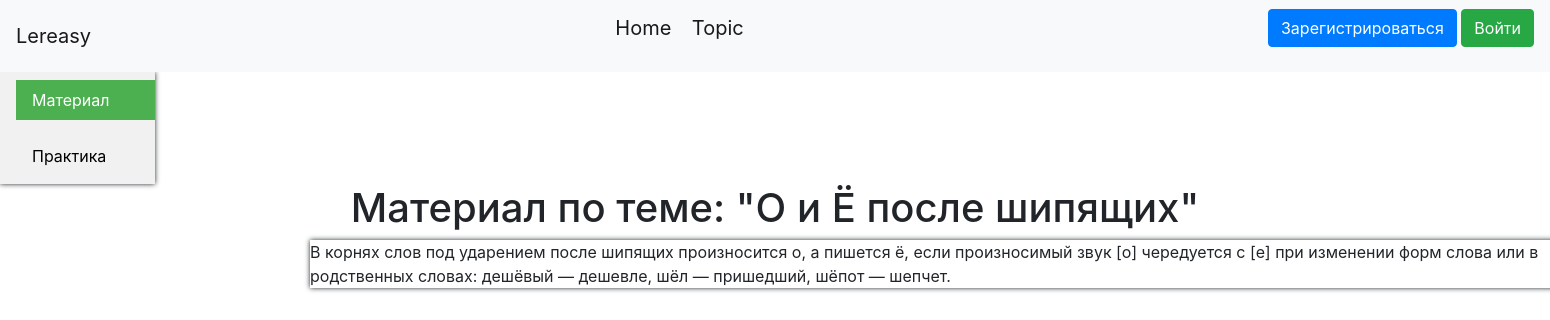
/certain/4, run on the app's committed database.
### data/topics.py (models this page shows)
class Topics(SqlAlchemyBase):
    __tablename__ = 'topics'
    id = sqlalchemy.Column(sqlalchemy.Integer,
                           primary_key=True, autoincrement=True)
    title = sqlalchemy.Column(sqlalchemy.String, nullable=True)
    content = sqlalchemy.Column(sqlalchemy.String, nullable=True)
    img = sqlalchemy.Column(sqlalchemy.String, nullable=True, default="static/img/1.jpg")
    created_date = sqlalchemy.Column(sqlalchemy.DateTime,
                                     default=datetime.datetime.now)
    is_private = sqlalchemy.Column(sqlalchemy.Boolean, default=True)
    user_id = sqlalchemy.Column(sqlalchemy.Integer,
                                sqlalchemy.ForeignKey("users.id"))
    user = orm.relation('User')

### main.py (the view)
@app.route('/certain/<int:id>')
def certain(id):
    db_sess = db_session.create_session()
    topic = db_sess.query(Topics).filter(Topics.id == id).first()
    return render_template('material.html', title=topic.title, topic=topic, id=id)

### data/db_session.py (called while the page is built)
def create_session() -> Session:
    global __factory
    return __factory()

### templates/material.html
{% extends "base.html" %}
{% block certain %}
<div class="nav">
    <ul class="navi">
        <li class="navg"><a class="active" href="/certain/{{ id }}">Материал</a></li>
        <li class="navg"><a href="/practice/{{ id }}">Практика</a></li>
    </ul>
</div>
<h1 align="center">Материал по теме: "{{ title }}"</h1>
<div class="material">
    {% for item in topic.content.split("\r")%}
    <p>{{ item}}</p>
    {% endfor %}
</div>
{% endblock %}

### static/css/style.css (style rules this page uses)
.material { box-shadow: 0 0 5px; margin: 0; margin-left:20%; width: 1300px; height:auto; }
.navi { box-shadow: 0 0 5px; margin: 0; padding: 0; width: 10%; background-color: #f1f1f1; height: 100%; overflow: auto; }
.navg { display: block; color: #000; padding: 8px 0 8px 16px; text-decoration: none; }
.navg a { display: block; color: #000; padding: 8px 0 8px 16px; text-decoration: none; }
.navg a.active { background-color: #4CAF50; color: white; }

### data on the page
Topics: title "О и Ё после шипящих", content "В корнях слов под ударением после шипящих произносится о, а пишется ё, если произносимый звук [о] чередуется с [е] при изменении форм слова или в родственных словах: дешёвый — дешевле, шёл — пришедший, шёпот — шепчет."
